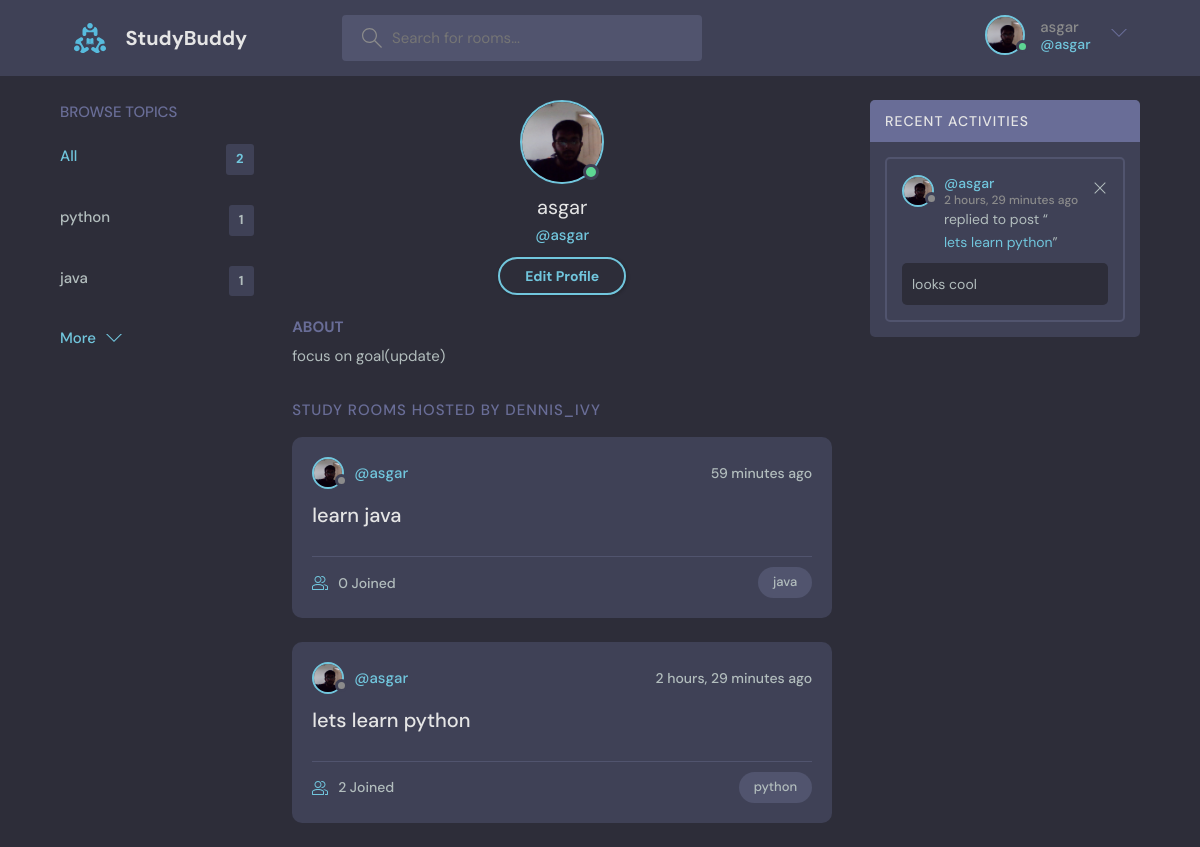
The page /profile/1/ (signed in) on the database its author committed.
### base/models.py (models this page shows, shortened)
class User(AbstractUser):
    name = models.CharField(max_length=200,null=True)
    email = models.EmailField(unique=True,null=True)
    bio = models.TextField(null=True)
    avatar=models.ImageField(null=True,default="avatar.svg")
    USERNAME_FIELD = 'email'
    REQUIRED_FIELDS = []

class Topic(models.Model):
    name = models.CharField(max_length=200)
    def __str__(self):
        return self.name

class Room(models.Model):
    host=models.ForeignKey(User,on_delete=models.SET_NULL,null=True)
    topic=models.ForeignKey(Topic,on_delete=models.SET_NULL,null=True)
    name = models.CharField(max_length=200)
    description = models.TextField(null=True,blank=True)
    participants=models.ManyToManyField(User,related_name='participants',blank=True)
    update = models.DateTimeField(auto_now=True)
    created = models.DateTimeField(auto_now_add=True)
    class Meta:
        ordering = ['-update','-created']
    def __str__(self):
        return self.name

class Message(models.Model):
    User=models.ForeignKey(User,on_delete=models.CASCADE)
    room=models.ForeignKey(Room,on_delete=models.CASCADE)
    body = models.TextField()
    update = models.DateTimeField(auto_now=True)
    created = models.DateTimeField(auto_now_add=True)
    class Meta:
        ordering = ['-update','-created']

### base/views.py (the view)
# urls.py: path('profile/<str:pk>/',views.userprofile,name="user-profile"),
def userprofile(request, pk):
    user=User.objects.get(id=pk)
    rooms=user.room_set.all()
    room_messages = user.message_set.all()
    topics = Topic.objects.all()
    context={'user':user,'rooms':rooms,'room_messages':room_messages,'topics':topics}
    return render(request,'base/profile.html',context)

### base/templates/base/profile.html
{%extends 'main.html'%}
{% block content%}
  <main class="profile-page layout layout--3">
    <div class="container">
      {%include 'base/topics_component.html'%}
      <div class="roomList">
        <div class="profile">
          <div class="profile__avatar">
            <div class="avatar avatar--large active">
              <img src="{{user.avatar.url}}" />
            </div>
          </div>
          <div class="profile__info">
            <h3>{{user.username}}</h3>
            <p>@{{user.username}}</p>
            {%if request.user == user%}
            <a href="{%url 'update-user' %}" class="btn btn--main btn--pill">Edit Profile</a>
            {%endif%}
          </div>
          <div class="profile__about">
            <h3>About</h3>
            <p>
             {{user.bio}}
            </p>
          </div>
        </div>
        <div class="roomList__header">
          <div>
            <h2>Study Rooms Hosted by dennis_ivy</a>
            </h2>
          </div>
        </div>
        {%include 'base/feed_component.html'%}
      </div>
      {%include 'base/activity_component.html'%}
    </div>
  </main>
  {%endblock%}

### templates/navigation.html (shortened to what this page needs)
{%load static%}
<header class="header header--loggedIn">
    <div class="container">
      <a href="{% url 'home' %}" class="header__logo">
        <img src="{% static 'images/logo.svg' %}" />
        <h1>StudyBuddy</h1>
      </a>
      <form class="header__search" method="GET" action="{% url 'home' %}">
        <label>
          <input name="q" placeholder="Search for rooms..." />
        </label>
      </form>
      <nav class="header__menu">
        {% if request.user.is_authenticated %}
        <div class="header__user">
          <a href="{%url 'update-user' %}">
            <div class="avatar avatar--medium active">
              <img src="{{request.user.avatar.url}}" />
            </div>
            <p>{{request.user.username}} <span>@{{request.user.username}}</span></p>
          </a>
          <button class="dropdown-button">
            <svg version="1.1" xmlns="http://www.w3.org/2000/svg" width="32" height="32" viewBox="0 0 32 32">
              <title>chevron-down</title>
              <path d="M16 21l-13-13h-3l16 16 16-16h-3l-13 13z"></path>
            </svg>
          </button>
        </div>
        {%else%}
        <a href="{% url 'login' %}">
          <img src="{% static 'images/avatar.svg'%}" />
          <p>Login</p>
        </a>
        {% endif %}
      </nav>
    </div>
  </header>

### base/templates/base/topics_component.html
<div class="topics">
    <div class="topics__header">
      <h2>Browse Topics</h2>
    </div>
    <ul class="topics__list">
      <li>
        <a href="{%url 'home'%}" class="active">All <span>{{topics.count}}</span></a>
      </li>
      {% for topic in topics %}
      <li>
        <a href="{% url 'home' %}?q={{topic.name}}">{{topic}} <span>{{topic.room_set.all.count}}</span></a>
      </li>
      {%endfor%}
    </ul>
    <a class="btn btn--link" href="{%url 'topics'%}">
      More
      <svg version="1.1" xmlns="http://www.w3.org/2000/svg" width="32" height="32" viewBox="0 0 32 32">
        <title>chevron-down</title>
        <path d="M16 21l-13-13h-3l16 16 16-16h-3l-13 13z"></path>
      </svg>
    </a>
  </div>

### base/templates/base/feed_component.html (shortened to what this page needs)
{% for rom in rooms%}
<div class="roomListRoom">
    <div class="roomListRoom__header">
      <a href="{%url 'user-profile' rom.host.id %}" class="roomListRoom__author">
        <div class="avatar avatar--small">
          <img src="{{rom.host.avatar.url}}" />
        </div>
        <span>@{{rom.host.username}}</span>
      </a>
      <div class="roomListRoom__actions">
        <span>{{rom.created|timesince}} ago</span>
      </div>
    </div>
    <div class="roomListRoom__content">
      <a href="{% url 'room' rom.id %}">{{rom.name}}</a>
    </div>
    <div class="roomListRoom__meta">
      <a href="{% url 'room' rom.id %}" class="roomListRoom__joined">
        {{rom.participants.all.count}} Joined
      </a>
      <p class="roomListRoom__topic">{{rom.topic.name}}</p>
    </div>
  </div>
  {%endfor%}

### base/templates/base/activity_component.html
<div class="activities">
    <div class="activities__header">
      <h2>Recent Activities</h2>
    </div>
    {%for message in room_messages%}
    <div class="activities__box">
      <div class="activities__boxHeader roomListRoom__header">
        <a href="{%url 'user-profile' message.User.id%}" class="roomListRoom__author">
          <div class="avatar avatar--small">
            <img src="{{message.User.avatar.url}}" />
          </div>
          <p>
            @{{message.User.name}}
            <span>{{message.created| timesince}} ago</span>
          </p>
        </a>
        {%if request.user == message.User%}
        <div class="roomListRoom__actions">
          <a href="{% url 'delete-message' message.id %}">
            <svg version="1.1" xmlns="http://www.w3.org/2000/svg" width="32" height="32" viewBox="0 0 32 32">
              <title>remove</title>
              <path
                d="M27.314 6.019l-1.333-1.333-9.98 9.981-9.981-9.981-1.333 1.333 9.981 9.981-9.981 9.98 1.333 1.333 9.981-9.98 9.98 9.98 1.333-1.333-9.98-9.98 9.98-9.981z"
              ></path>
            </svg>
          </a>
        </div>
        {%endif%}
      </div>
      <div class="activities__boxContent">
        <p>replied to post “<a href="{% url 'room' message.room.id%}">{{message.room}}</a>”</p>
        <div class="activities__boxRoomContent">
          {{message.body}}
        </div>
      </div>
    </div>
    {%endfor%}
  </div>

### rows shown on the page
User: user.avatar (picture), user.username "asgar", avatar (picture), username "asgar", bio "focus on goal(update)"
Topic: name "python", room_set.all.count "1"
Topic: name "java", room_set.all.count "1"
Room: host.avatar (picture), host.username "asgar", created "59 minutes", name "learn java", participants.all.count "0", topic.name "java"
Room: host.avatar (picture), host.username "asgar", created "2 hours, 29 minutes", name "lets learn python", participants.all.count "2", topic.name "python"
Message: User.avatar (picture), User.name "asgar", created "2 hours, 29 minutes", room "lets learn python", body "looks cool"

### other values the page prints
{{ topics.count }} "2"
